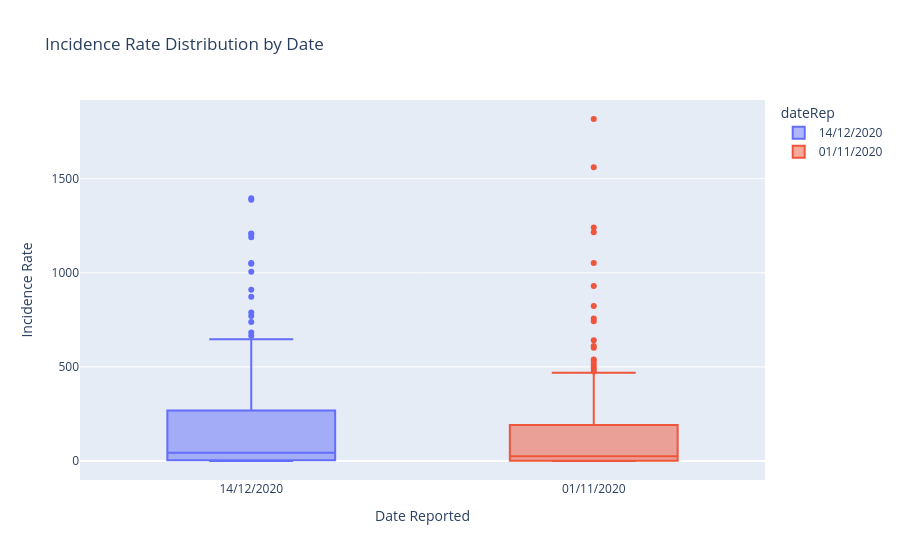

Here is the notebook cell this chart was saved with:
### Code cell
# -- boxplot for each dateRep
fig = px.box(df, x='dateRep', y='Cumulative_number_for_14_days_of_COVID-19_cases_per_100000', title='Incidence Rate Distribution by Date', color='dateRep')
fig.update_layout(xaxis_title='Date Reported', yaxis_title='Incidence Rate')
fig.show()

### Figure 1 — Plotly figure (JSON) as saved in the notebook; plotly's stock layout.template omitted (floating-point values rounded to 4 significant figures; data arrays with more than 128 entries replaced by an {"elided": "..."} marker saying what was removed)
{"data": [{"alignmentgroup": "True", "hovertemplate": "dateRep=%{x}<br>Cumulative_number_for_14_days_of_COVID-19_cases_per_100000=%{y}<extra></extra>", "legendgroup": "14/12/2020", "marker": {"color": "#636efa"}, "name": "14/12/2020", "notched": false, "offsetgroup": "14/12/2020", "orientation": "v", "showlegend": true, "type": "box", "x": {"elided": "202 str values"}, "x0": " ", "xaxis": "x", "y": {"elided": "202 float values"}, "y0": " ", "yaxis": "y"}, {"alignmentgroup": "True", "hovertemplate": "dateRep=%{x}<br>Cumulative_number_for_14_days_of_COVID-19_cases_per_100000=%{y}<extra></extra>", "legendgroup": "01/11/2020", "marker": {"color": "#EF553B"}, "name": "01/11/2020", "notched": false, "offsetgroup": "01/11/2020", "orientation": "v", "showlegend": true, "type": "box", "x": {"elided": "202 str values"}, "x0": " ", "xaxis": "x", "y": {"elided": "202 float values"}, "y0": " ", "yaxis": "y"}], "layout": {"boxmode": "overlay", "legend": {"title": {"text": "dateRep"}, "tracegroupgap": 0}, "title": {"text": "Incidence Rate Distribution by Date"}, "xaxis": {"anchor": "y", "categoryarray": ["14/12/2020", "01/11/2020"], "categoryorder": "array", "domain": [0, 1], "title": {"text": "Date Reported"}}, "yaxis": {"anchor": "x", "domain": [0, 1], "title": {"text": "Incidence Rate"}}}}
